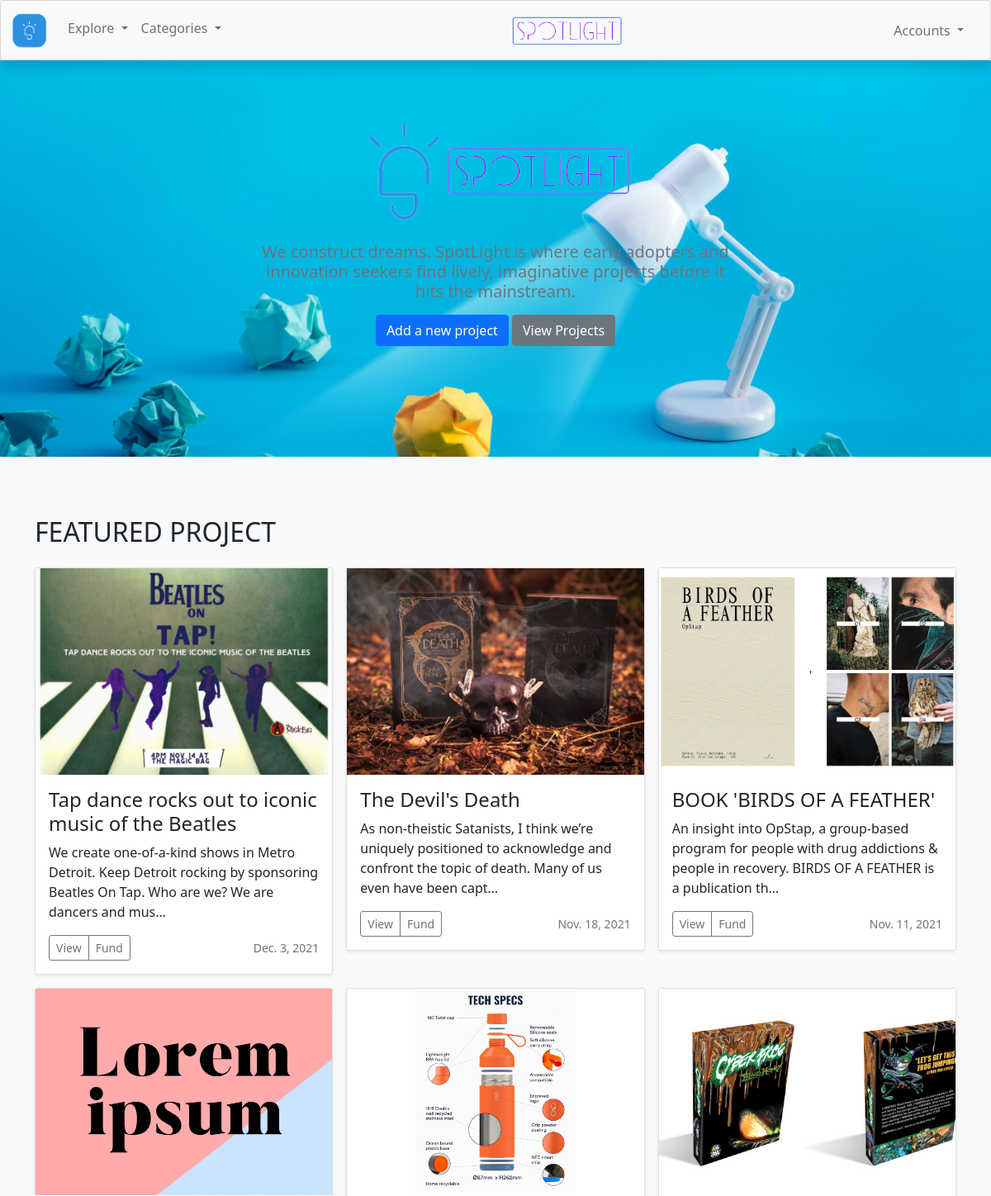
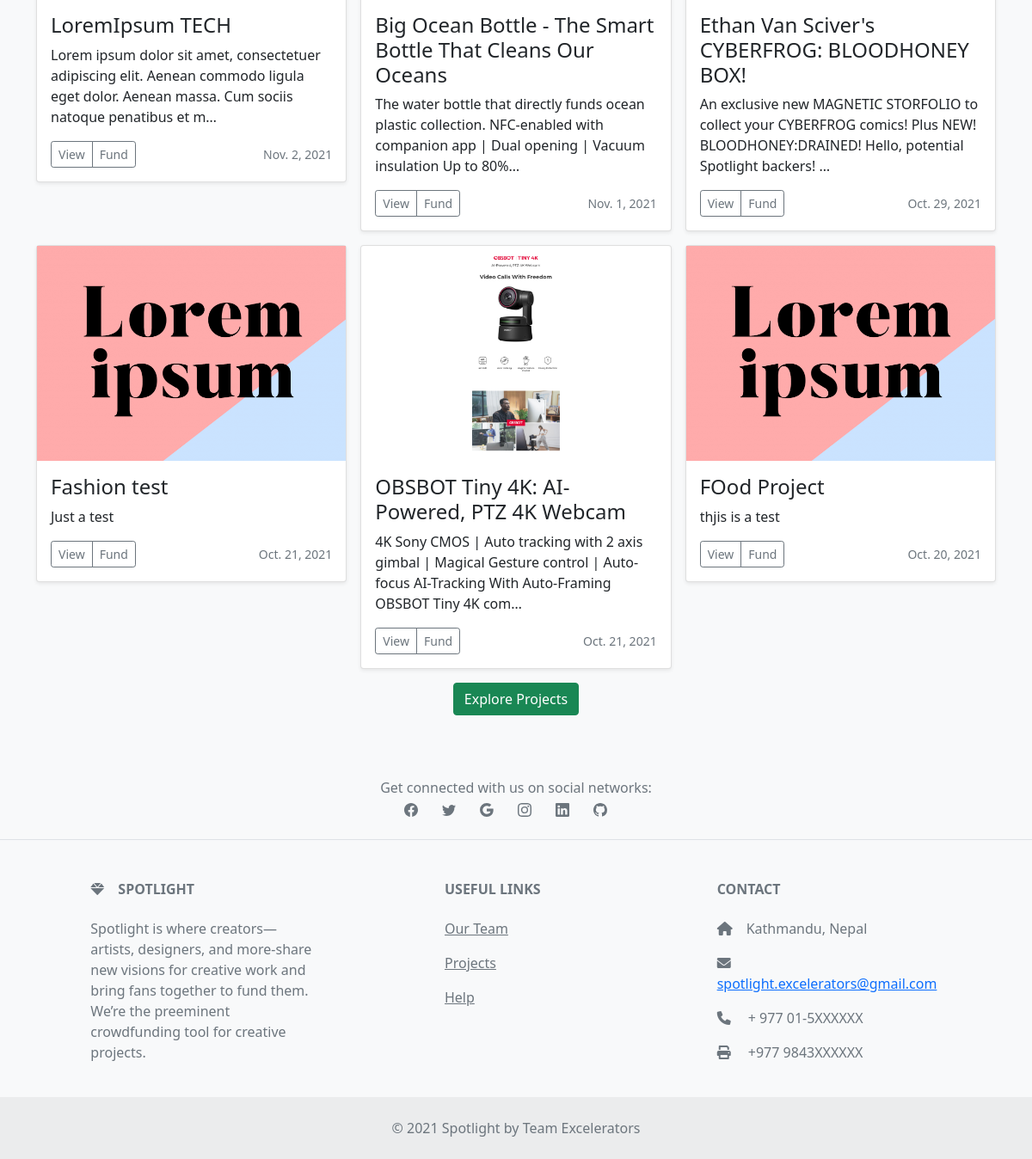
The page / on the database its author committed (2 pictures, top to bottom).
### creator/models.py (models this page shows)
class creator_Basic(models.Model):
    Author = models.CharField(max_length=25)
    title = models.CharField(max_length=25)
    category = models.CharField(max_length=100)
    reciepient = models.CharField(max_length=100)
    description = models.TextField()
    image = models.ImageField(upload_to='media/static/img')
    FundingGoal = models.IntegerField(default='0')
    pledgeAmount = models.IntegerField(default='0')
    TargetLaunchDate = models.DateField(default=now, blank=True)

### creator/views.py (the view)
# urls.py: path('', views.View_Projects,name= 'home'),
def View_Projects(request):
    data = creator_Basic.objects.all().order_by('-TargetLaunchDate')
    return render(request, "home.html", {"projects": data})

### templates/home.html (shortened to what this page needs)
{% extends 'base.html' %}
{% block content %}
  <section class=" text-center">
    <div style="background-image: url('/static/img/bg_light.png');background-size: cover; height:480px;">
    <div class="row py-lg-5" >
      <div class="col-lg-6 col-md-8 mx-auto" >
        <img src="/static/SpotLight_Logos/logo6.png">
        <h5 class=" text-muted "> We construct dreams.
        SpotLight is where early adopters and innovation seekers find lively, imaginative projects before it hits the mainstream.</h5>
        <p>
          <a href="/creator/create" class="btn btn-primary my-2">Add a new project</a>
          <a href="/creator/projects" class="btn btn-secondary my-2">View Projects</a>
        </p>
      </div>
    </div>
  </div>
  </section>
  <div class="album py-5 bg-light">
    <div class="container">
      <div class="text-left my-4">
        <h2>FEATURED PROJECT</h2>
      </div>
      <div class="row row-cols-1 row-cols-sm-2 row-cols-md-3 g-3">
        {% for pr in projects|slice:":9" %}
            <div class="col">
            <div class="card shadow-sm">
              <div class="overflow-hidden container center" style="height: 250px; display: flex; justify-content: center;">
                {% if pr.image %}
                  <img src="{{pr.image.url}}" onerror="this.onerror=null;this.src='static/img/no image.png';">
                {% endif %}
              </div>
              <div class="card-body">
              <h4>{{pr.title}}</h4>
                <p class="card-text">{{pr.description|truncatechars:140}}</p>
                <div class="d-flex justify-content-between align-items-center">
                  <div class="btn-group">
                    <a href="/creator/project/{{pr.id}}" class="btn btn-sm btn-outline-secondary">
                      View
                    </a>
                    <a href="/investor/checkout/{{pr.id}}" class="btn btn-sm btn-outline-secondary">
                      Fund
                    </a>
                  </div>
                  <small class="text-muted">{{pr.TargetLaunchDate}}</small>
                </div>
              </div>
            </div>
          </div>
        {% endfor %}
      </div>
      <div class="w-100 pt-3 text-center" >
        <a class="btn btn-success" href="/creator/projects">Explore Projects</a>
      </div>
    </div>
  </div>
{% endblock %}

### rows shown on the page
creator_Basic: image (picture), title "Tap dance rocks out to iconic music of the Beatles", description "We create one-of-a-kind shows in Metro Detroit. Keep Detroit rocking by sponsoring Beatles On Tap. Who are we? We are dancers and mus…", TargetLaunchDate "Dec. 3, 2021"
creator_Basic: image (picture), title "The Devil's Death", description "As non-theistic Satanists, I think we’re uniquely positioned to acknowledge and confront the topic of death. Many of us even have been capt…", TargetLaunchDate "Nov. 18, 2021"
creator_Basic: image (picture), title "BOOK 'BIRDS OF A FEATHER'", description "An insight into OpStap, a group-based program for people with drug addictions & people in recovery. BIRDS OF A FEATHER is a publication th…", TargetLaunchDate "Nov. 11, 2021"
creator_Basic: image (picture), title "LoremIpsum TECH", description "Lorem ipsum dolor sit amet, consectetuer adipiscing elit. Aenean commodo ligula eget dolor. Aenean massa. Cum sociis natoque penatibus et m…", TargetLaunchDate "Nov. 2, 2021"
creator_Basic: image (picture), title "Big Ocean Bottle - The Smart Bottle That Cleans Our Oceans", description "The water bottle that directly funds ocean plastic collection. NFC-enabled with companion app | Dual opening | Vacuum insulation Up to 80%…", TargetLaunchDate "Nov. 1, 2021"
creator_Basic: image (picture), title "Ethan Van Sciver's CYBERFROG: BLOODHONEY BOX!", description "An exclusive new MAGNETIC STORFOLIO to collect your CYBERFROG comics! Plus NEW! BLOODHONEY:DRAINED! Hello, potential Spotlight backers! …", TargetLaunchDate "Oct. 29, 2021"
creator_Basic: image (picture), title "Fashion test", description "Just a test", TargetLaunchDate "Oct. 21, 2021"
creator_Basic: image (picture), title "OBSBOT Tiny 4K: AI-Powered, PTZ 4K Webcam", description "4K Sony CMOS | Auto tracking with 2 axis gimbal | Magical Gesture control | Auto-focus AI-Tracking With Auto-Framing OBSBOT Tiny 4K com…", TargetLaunchDate "Oct. 21, 2021"
creator_Basic: image (picture), title "FOod Project", description "thjis is a test", TargetLaunchDate "Oct. 20, 2021"
